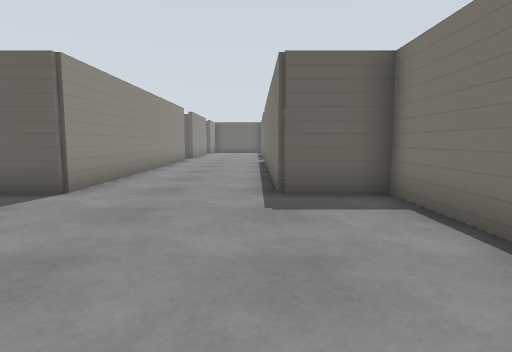
[1] (above)

18 first-person views from a walk through a Gazebo world. The camera is 0.94 m above the floor, tilts 6° down and sees 75° across. The floor is counted in squares, 1 m on a side. Each view is taken from the middle of a square. On the plan, view 1 faces up. The plan holds only what a view shows up to about 12 squares ahead; the rest is blank.

[2]
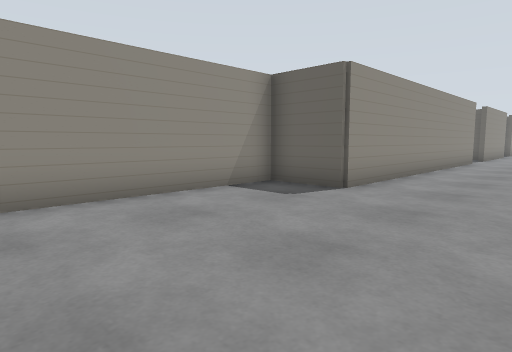

[3]
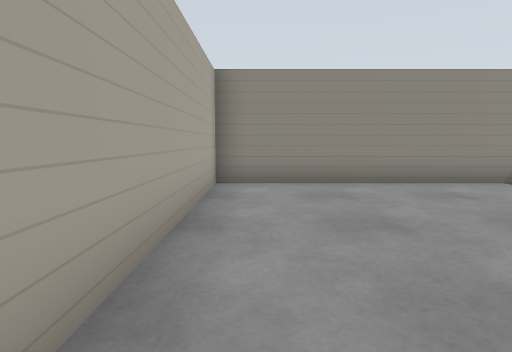

[4]
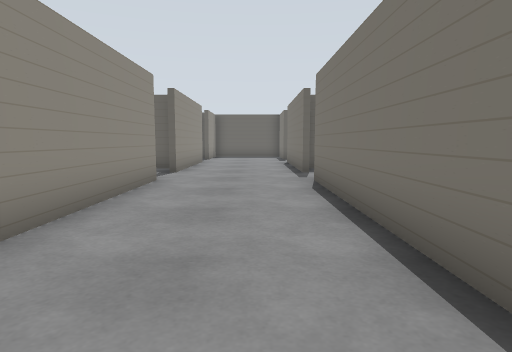

[5]
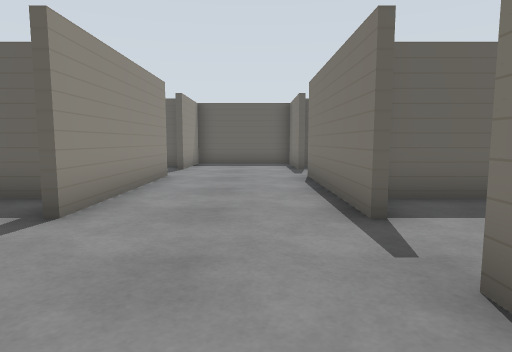

[6]
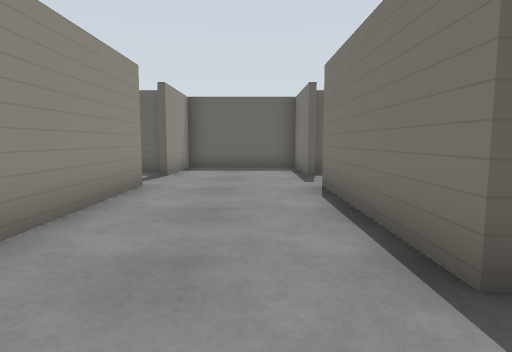

[7]
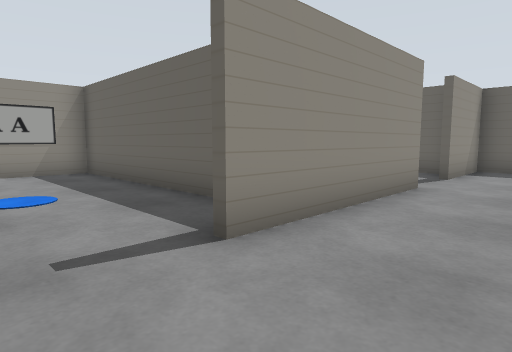

[8]
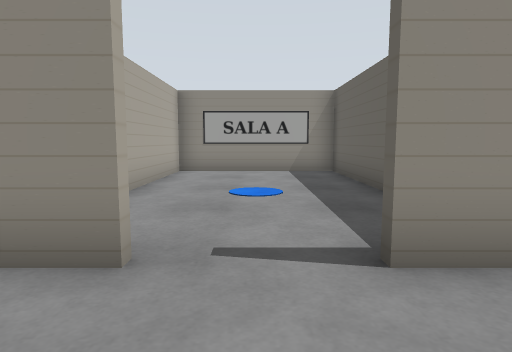

[9]
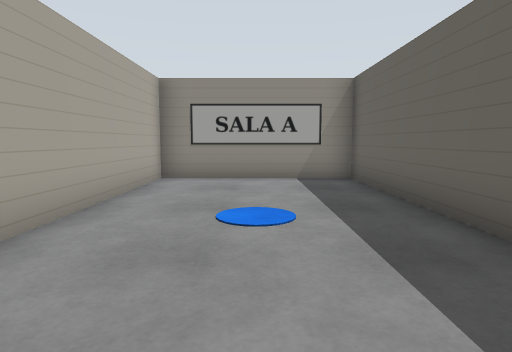

[10]
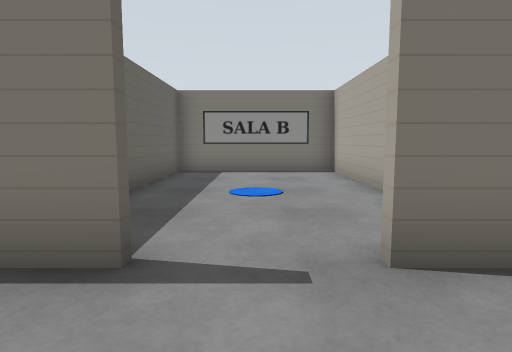

[11]
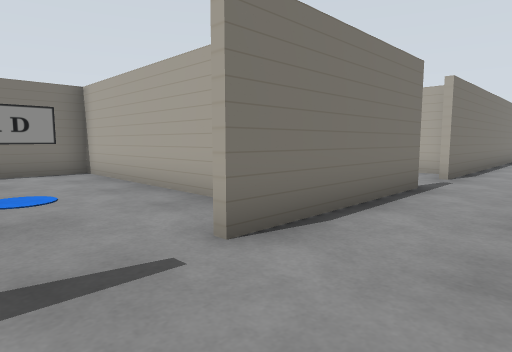

[12]
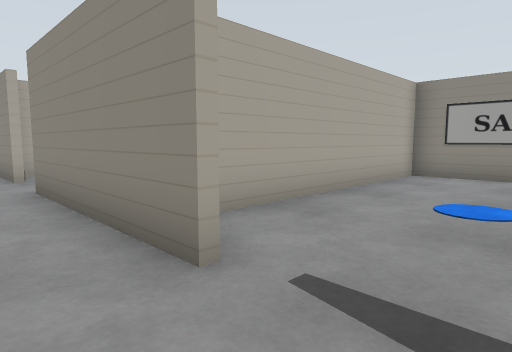

[13]
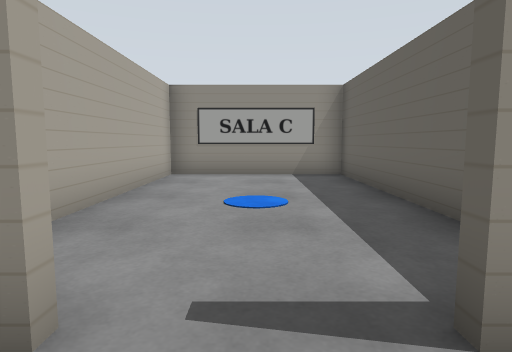

[14]
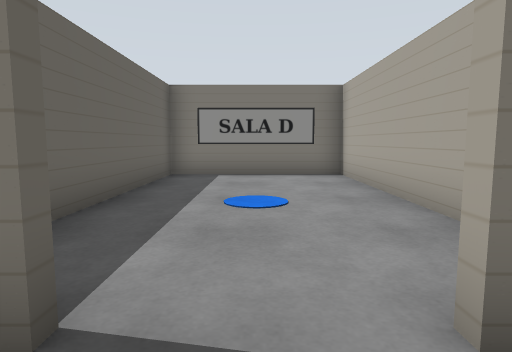

[15]
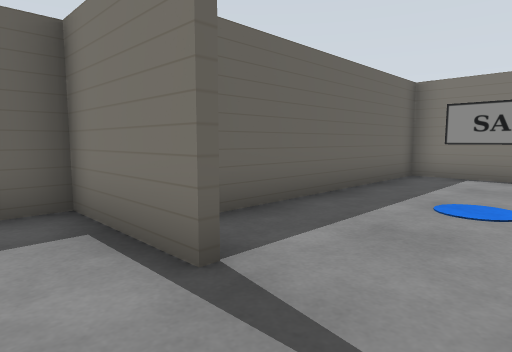

[16]
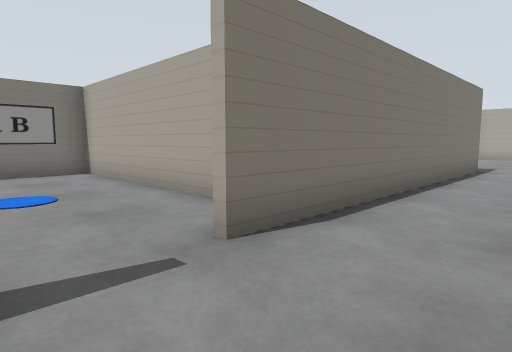

[17]
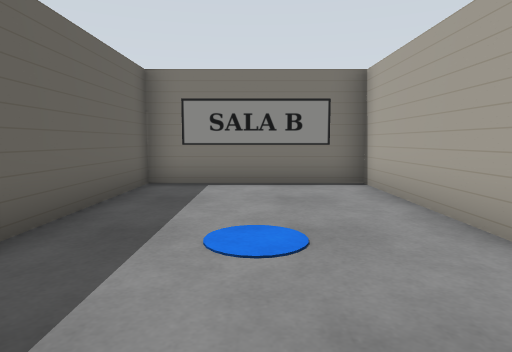

[18]
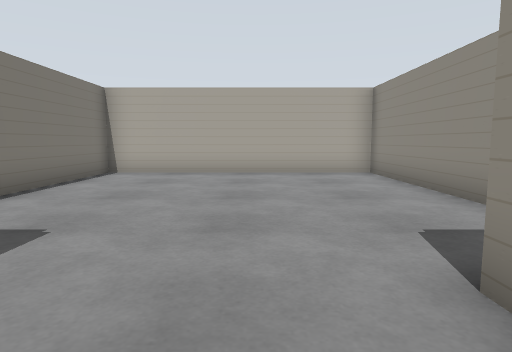

### Floor plan
Points are (right, up) in squares from view 1. A wall is a line through its corners. A room is listed if a view was taken in it or the views show most of it. See-through windows are left out.
Room 1 (views 1, 2, 3, 4, 5, 6, 7, 8, 9, 10, 11, 12, 13, 14, 15, 16, 18)
walls: (-3.4, 16.1) (-3.4, 5.9) (-5.4, 5.9) (-5.4, -1.9) (2.4, -1.9) (2.4, 5.9) (0.4, 5.9) (0.4, 16); (0.4, 17.9) (0.4, 23); (-3.4, 23.1) (-3.4, 17.9); (0.4, 24.9) (0.4, 27.9) (-3.4, 27.9) (-3.4, 25)
ways out: opening at (0, 16.5) to room 2; opening at (0, 23.5) to room 3; opening at (-4, 16.5) to room 4; opening at (-4, 23.5) to room 5
Room 2 (view 17)
walls: (0.9, 14.6) (8.4, 14.6) (8.4, 19.4) (0.8, 19.4)
ways out: opening at (0, 16.5) to room 1
Room 3 (no view inside)
walls: (2.4, 21.6) (8.4, 21.6) (8.4, 26.4) (0.8, 26.4)
ways out: opening at (0, 23.5) to room 1
Room 4 (no view inside)
walls: (-3.9, 19.4) (-11.4, 19.4) (-11.4, 14.6) (-6, 14.6)
ways out: opening at (-4, 16.5) to room 1
Room 5 (no view inside)
walls: (-3.9, 26.4) (-11.4, 26.4) (-11.4, 21.6) (-4.6, 21.6)
ways out: opening at (-4, 23.5) to room 1

Where each view was taken, in squares from view 1:
view 1: 0 up, 0 right, facing up
view 2: 0 up, 0 right, facing up-left
view 3: 1 down, 2 right, facing left
view 4: 8 up, 1 left, facing up
view 5: 14 up, 1 left, facing up
view 6: 16 up, 1 left, facing up
view 7: 16 up, 1 left, facing up-left
view 8: 17 up, 1 left, facing left
view 9: 17 up, 3 left, facing left
view 10: 17 up, 2 left, facing right
view 11: 25 up, 2 left, facing down-right
view 12: 25 up, 2 left, facing down-left
view 13: 24 up, 2 left, facing left
view 14: 24 up, 1 left, facing right
view 15: 23 up, 1 left, facing up-right
view 16: 18 up, 2 left, facing down-right
view 17: 17 up, 1 right, facing right
view 18: 8 up, 2 left, facing down
